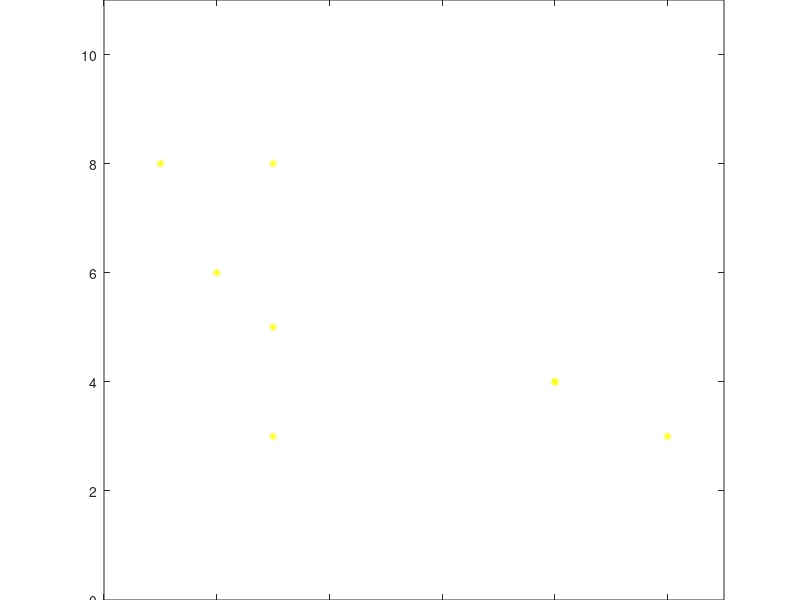
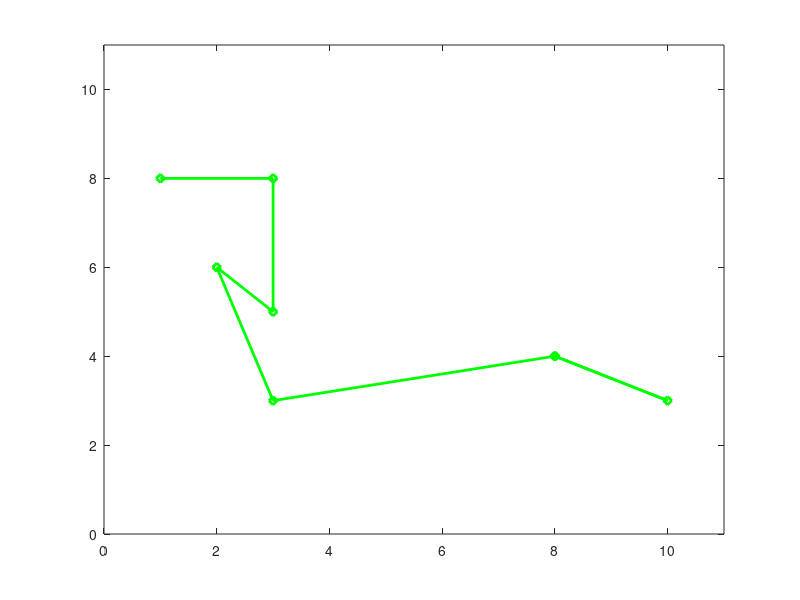

These charts were generated, in order, by the following MATLAB code: (Note: this script raises an error after producing the figures.)
clear

%Variablen
brute_force = false;
N = 8;

x_val = randi([1, 10],[N,1]);
y_val = randi([1, 10],[N,1]);
P = [x_val, y_val];

figure(1); clf
plot(x_val,y_val, '* y')
xlim([0,11]);
ylim([0,11]);
title(N+" random Punkte im Bereich [1, 10]")

% -----------Brute Force-----------
if brute_force
    possibles = factorial(N)/2;
    
    routes = perms(1:N);
    routes_unique = zeros(possibles,N);
    idx = 1;
    
    %nimmt die selbe route nur rückwärts raus
    for i=1:size(routes, 1)
        if ~ismember(flip(routes(i,:)),routes_unique, "rows")
            routes_unique(idx,:) = routes(i,:);
            idx = idx+1;
        end
    end
    
    %Euklidische Distanz zwischen den Punkten jeder Route
    d = zeros(possibles,1);
    
    for j=1:possibles
        idx = routes_unique(j,:);
        for k=1:N-1
            d(j) = d(j) + norm(P(idx(k),:) - P(idx(k+1),:));
        end
    end
    
    [minDist, minIdx] = min(d);
    best_route = routes_unique(minIdx,:);
    
    figure(2); clf
    plot(P(best_route,1), P(best_route,2), 'r-pentagram', 'LineWidth', 2);
    xlim([0,11]);
    ylim([0,11]);
    title("Kürzeste Strecke zwischen den Punkten(d = "+minDist+")");
    
    [maxDist, maxIdx] = max(d);
    worst_route = routes_unique(maxIdx,:);
    
    figure(3); clf
    plot(P(worst_route,1), P(worst_route,2), 'b-hexagram', 'LineWidth', 2);
    xlim([0,11]);
    ylim([0,11]);
    title("Längste Strecke zwischen den Punkten(d = "+maxDist+")");
end

%-----------lokales Minimum Suche-----------
route = randperm(N);
route_best = [];
d_best = 999999999;
fail_counter = 0;
iters = 0;
max_fails = 100;

while true
    d_new = 0;
    %Euklidische Distanz bestimmen
    for m=1:N-1
        d_new = d_new + norm(P(route(m),:) - P(route(m+1),:));
    end
    %Prüfen, ob Ergebnis besser als aktuell beste
    if d_new < d_best
        d_best = d_new;
        route_best = route;
        fail_counter = 0;
    else
        fail_counter = fail_counter+1;
    end

    iters = iters+1;
    %beenden, wenn nach max_fails iterationen keine Verbesserung
    if fail_counter > max_fails
        break;
    end
    %Switch 2 random elemente
    v = randi(numel(route_best),1,2);
    route(v) = route(v([2,1]));
end

figure(4); clf
plot(P(route_best,1), P(route_best,2), 'g-diamond', 'LineWidth', 2);
xlim([0,11]);
ylim([0,11]);
title("Kürzeste Strecke mit lokaler Minimum Suche (d = "+d_best+") | Nach "+iters+" Iterationen");

%-----------Simulated Annealing-----------
nn = 1;
c = 0.99;
T_start = 10;

route_old2 = randperm(N);
route_best2 = [];
d_best2 = Inf;
d_old2 = Inf;
fail_counter = 0;
max_fails2 = 100;
T(1) = T_start;

while true
    %Switch 2 random Elemente
    route = route_old2;
    v = randi(numel(route),1,2);
    route(v) = route(v([2,1]));

    %Euklidische Distanz bestimmen
    d_new2 = 0;
    for m=1:N-1
        d_new2 = d_new2 + norm(P(route(m),:) - P(route(m+1),:));
    end

    %Prüfen, ob Ergebnis besser als aktuell beste
    if d_new2 < d_best2
        d_best2 = d_new2;
        route_best2 = route;
        fail_counter = 0;
    else
        fail_counter = fail_counter+1;
    end

    %Prüfen, ob Ergebnis besser ist als letztes
    if d_new2 < d_old2
        d_old2 = d_new2;
        route_old2 = route;
    else
        %Annealing spezifisch
        r = rand;
        p = exp(-(d_new2 - d_old2) / (T(nn)));
        if p > r
            d_old2 = d_new2;
            route_old2 = route;
        end
    end  

    %beenden, wenn nach max_fails iterationen keine Verbesserung
    if fail_counter > max_fails2
        break;
    end

    %Kicks einfügen
    if fail_counter > (max_fails2 * 0.75) && rand < 0.01
        T(nn) = T(nn) * 2;
    end

    T(nn+1) = c * T(nn);
    nn = nn+1;
end

figure(5); clf
plot(P(route_best2,1), P(route_best2,2), 'b-diamond', 'LineWidth', 2);
xlim([0,11]);
ylim([0,11]);
title("Kürzeste Strecke mit Simulated Annealing (d = "+d_best2+") | Nach "+nn+" Iterationen");

figure(6); clf
plot(T, "r-.", 'LineWidth', 2);
title("Temperaturverlauf")